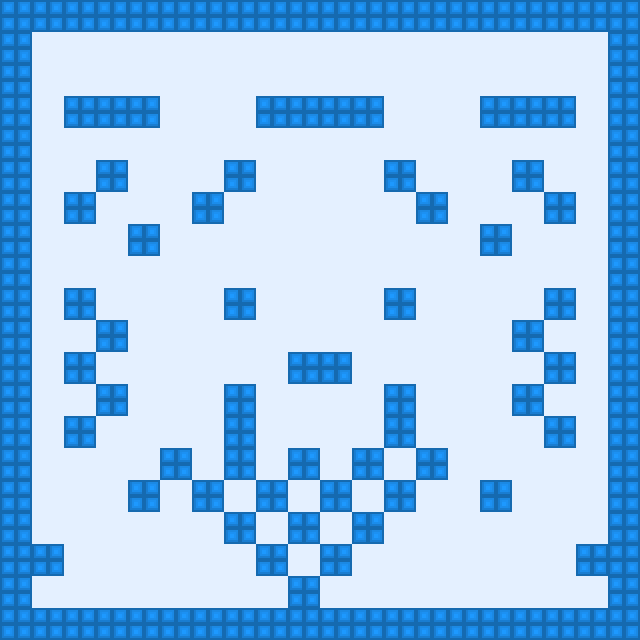

A 2D game scene composited from a Tiled map and its tileset images. What follows is a short description and the map's XML, with each tile layer's data collapsed to a summary:
An orthogonal 40x40 tile map with 16x16 px tiles, 2 tile layers (Background, Block) and 3 objects (Player, Player2, Player3).

<map version="1.0" orientation="orthogonal" renderorder="right-down" width="40" height="40" tilewidth="16" tileheight="16" nextobjectid="4">
 <tileset firstgid="1" name="tileset" tilewidth="16" tileheight="16">
  <image source="../graphics/tileset.png" width="64" height="32" />
 </tileset>
 <layer name="Background" width="40" height="40">
  <data>[1600 cells, 1600 non-empty, 4 distinct tile ids]</data>
 </layer>
 <layer name="Block" width="40" height="40">
  <data>[1600 cells, 532 non-empty, 4 distinct tile ids]</data>
 </layer>
 <objectgroup name="Spawn">
  <object id="1" name="Player" x="316" y="46" width="18" height="16" />
  <object id="2" name="Player2" x="307" y="284" width="26" height="24" />
  <object id="3" name="Player3" x="443" y="551" width="29" height="23" />
 </objectgroup>
</map>
